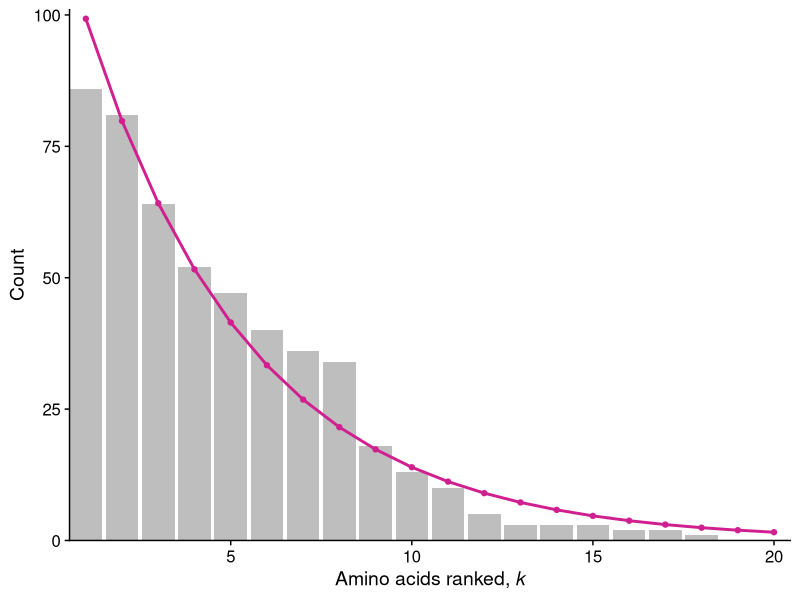
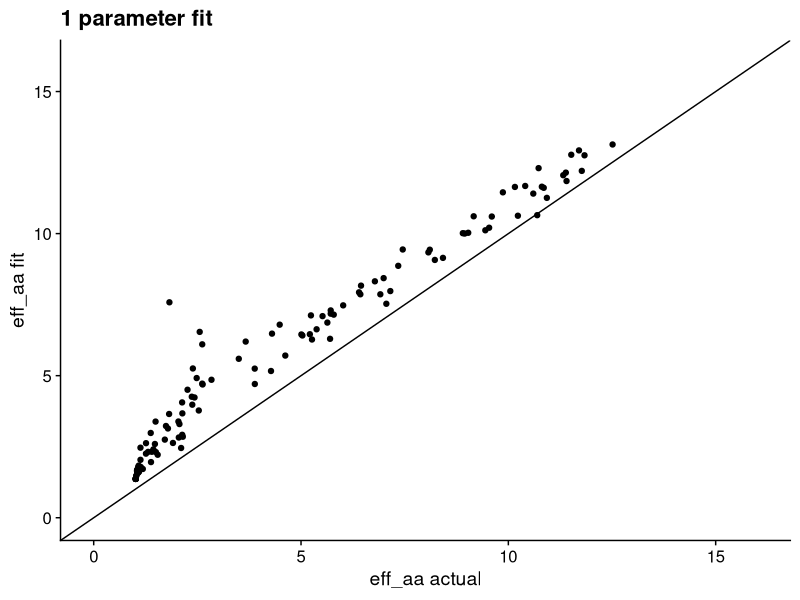
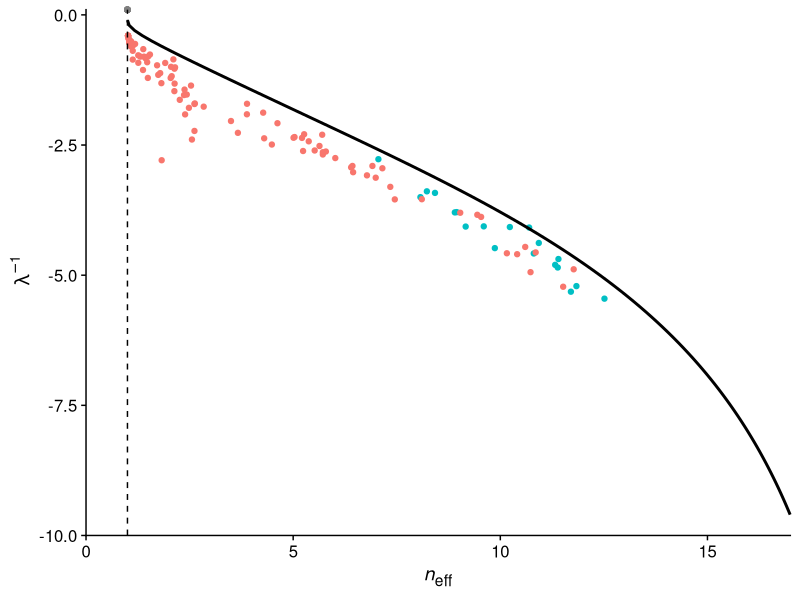

These figures' R source, in order:
# fit linear model to normalized, log-transformed data
# set intercept to 0, only fitting 1 parameter (slope)

library(tidyverse)
library(stringr)
library(cowplot)
library(broom)
library(ggtext)
theme_set(theme_cowplot())


# mean chi square
# does one dist systematically fit better
# aic or lrt to see if increase in parameter is worth it
# distribution of chi square

# read in data
alignment <-read_csv("data/simulated/results_1B4T_A_evolved_split.csv", col_types = cols(.default = "c")) 

# tidy data used for null
alignment %>% 
  mutate(sequence = as.numeric(1:nrow(alignment)) ) %>% 
  gather(key = "site", value = "aa", 1:153) -> tidy_align  

tidy_align$site = as.numeric(tidy_align$site) 

#tidy_align %>% filter(sequence <= 100) -> tidy_align

#---------- ACTUAL DISTRIBUTION ----------
# determine the number of each AA at each site
tidy_align %>% 
  group_by(site, aa) %>% 
  summarize(count = n()) -> site_aa_count

empty_counts <- tibble(aa = c('A', 'C', 'D', 'E', 'F', 'G', 'H', 'I', 'K', 'L', 'M', 'N', 'P', 'Q', 'R', 'S', 'T', 'V', 'W', 'Y'), 
                           count = rep(0, 20))

# 1. First write a function that can take a data frame with amino acids at one site, and return a data frame with counts, including zeros.
count_by_site <- function(site_df) {
  site_df %>% 
    group_by(aa) %>% 
    summarize(count = n()) -> counts
  full_join(counts, anti_join(empty_counts, counts, by = 'aa'))
}

# 2. Then call that function for all sites and combine the resulting data frames.
tidy_align %>% 
  nest(data = -site) %>%
  mutate(counts = map(data, count_by_site)) %>%
  dplyr::select(-data) %>%   
  unnest(cols = c(counts)) -> all_count


#----------- ESTIMATED DISTRIBUTION ------------
# USING ONLY OBSERVED AA
# order aa by relative frequency
all_count %>%
  arrange(all_count$site, desc(count)) -> ordered_count

# make the categorical variable (aa) numerical (k) by numbering aa's 1-20 in order of freq
ordered_count %>%
  group_by(site) %>%
  mutate(k = as.numeric(1:20)) -> ordered_count

# remove aa with zero values
ordered_count %>%
  filter(count > 0) -> observed_aa

# count relative to most frequent - rescale to 1 for highly conserved sites
observed_aa %>%
  group_by(site) %>%
  mutate(rel_count = count/max(count)) -> observed_aa

# log-transformed data
observed_aa %>%
  mutate(ln_count = log(rel_count)) -> observed_aa 

# fit to a linear function, using map and BROOM 
# SET INTERCEPT TO 0
observed_aa %>% 
  nest(data = -site) %>%
  mutate(fit = map(data, ~ lm(ln_count ~ 0 + k, data = .)),
         #intercept = map_dbl(fit, ~ (.)$coefficients[1]),
         slope = map_dbl(fit, ~ (.)$coefficients[1])) %>% 
  select(-data, -fit) -> observed_fits

# data frame with slope from linear fit to log transformed data - slope = gamma, intercept = 0
#head(observed_fits)

# visualize the distribution (at a given site) with linear fits
# NOTE: sites that are highly conserved for a single aa still look exponential in log scale (see sites 3 and 9 as example) 3, 6, 33
ordered_count %>%
  group_by(site) %>%
  mutate(rel_count = count/max(count)) -> ordered_count
ordered_count %>%
  mutate(ln_count = log(rel_count)) -> ordered_count

ordered_count %>% 
  left_join(observed_fits, by = "site") %>%
  mutate(est_dist = slope*exp(k*slope)) -> ordered_count

# rescale to compare w raw count
ordered_count %>%
  group_by(site) %>%
  mutate(est_rel = est_dist/sum(est_dist)) %>%
  mutate(est_count = sum(count)*est_rel) -> ordered_count



#------- CHI-SQUARED: ACTUAL VS. ESTIMATED DIST -------
# use raw count
ordered_count %>% nest(data = -site) %>%
  ungroup() %>%
  mutate(chisq = map(data, ~ sum(((.$count - .$est_count)^2)/.$est_count)),
         p_value = map_dbl(chisq, ~ pchisq(., 18, lower.tail=FALSE))) %>% 
  select(-data) %>%
  mutate(p.adjusted = p.adjust(p_value, method= "fdr")) -> chisq_results

chisq_results %>%
  mutate(result = "pass") -> chisq_results

# REMOVE conserved sites with a single aa
chisq_results %>% 
  filter(p_value != "NaN") -> chisq_results

chisq_results$result[chisq_results$p_value < 0.05] <- "fail"

chisq_results %>% filter(result == "fail") %>% nrow()/nrow(chisq_results)
chisq_results$chisq <- as.numeric(chisq_results$chisq)

#test manually for a few sites
#df1 <- filter(ordered_count, site == 1)
#chisq1 <- sum((df1$count - df1$est_count)^2/df1$est_count)
#pchisq(chisq1, 18, lower.tail = FALSE)


ordered_count %>%
  filter(site == 35) %>%
  ggplot(aes(x = k)) +
  geom_bar(aes(y = count), fill = "grey", stat='identity') +
  geom_point(aes(y = est_count, color = "violetred")) +
  geom_line(aes(y = est_count, color = "violetred"), size = 1) +
  scale_color_manual(name = "distribution",
                     values = c("grey" = "grey", "violetred" = "violetred"),
                     labels = c("actual", "estimated"))  +
  scale_x_continuous(
    breaks = c(5, 10, 15, 20), 
    expand = c(0, 0)
  ) +
  scale_y_continuous(
    breaks = c(0, 25, 50, 75, 100), 
    expand = c(0, 0),
    limits = c(0, 101)
  ) +
  labs(x = "Amino acids ranked, *k*", y = "Count") +
  theme(
    legend.position = "none",
    axis.title.x = element_markdown()
  ) -> fig1

fig1
save_plot("figure1.pdf", fig1, ncol = 1, nrow = 1, base_height = 3.71,
          base_asp = 1.618, base_width = NULL)



#------- EFFECTIVE NUMBER OF AMINO ACIDS --------
# site_aa_count is actual dist. DOES NOT CONTAIN AA AT ZERO

# eff aa for actual distribution
observed_aa %>%
  group_by(site) %>%
  mutate(frequency = (count)/sum(count)) -> site_aa_freq

site_aa_freq %>% 
  mutate(flnf = frequency*log(frequency)) %>%
  group_by(site) %>% 
  summarize(entropy = -sum(flnf),
            eff_aa = exp(entropy),
            n = length(unique(aa))) -> eff_aa_all

# eff aa for estimated distribution
ordered_count %>% 
  group_by(site) %>%
  mutate(freq = (est_count)/sum(est_count)) -> site_aa_freq_2
site_aa_freq_2 %>% 
  mutate(flnf = freq*log(freq)) %>%
  group_by(site) %>%
  summarize(entr = -sum(flnf),
            eff_aa_est = exp(entr)) -> eff_aa_all_est

left_join(eff_aa_all, eff_aa_all_est) -> compare_eff_aa

ggplot(compare_eff_aa, 
       aes(x=eff_aa, y=eff_aa_est)) + 
  geom_point() +
  geom_abline(slope = 1, intercept = 0) + 
  xlim(0,16) + 
  ylim(0,16) + 
  labs(title = "1 parameter fit", 
       x = "eff_aa actual", 
       y = "eff_aa fit") 


#------- RELATIONSHIP BETWEEN GAMMA & EFF AA -------
observed_fits %>%
  left_join(eff_aa_all) %>% 
  select(site, slope, eff_aa)-> gam_v_effaa

gam_v_effaa %>%
  left_join(chisq_results) %>% 
  select(site, slope, eff_aa, result) -> gam_v_effaa

neff2 <- function(lambda_inv) {
  lambda <- 1/lambda_inv
  pi <- lambda*exp(-lambda*(0:19))
  C <- sum(pi)
  pi <- pi/C
  exp(-sum(pi*log(pi)))
}

df_theory2 <- data.frame(lambda_inv = (0:-100)/10, ne = vapply((0:-100)/10, neff2, numeric(1)))

ggplot(gam_v_effaa, 
       aes(x = eff_aa, y = 1/slope)) + 
  geom_point(aes(color = result)) +
  geom_line(data = df_theory2, 
            aes(ne, lambda_inv), 
            inherit.aes = FALSE, 
            size = 1) +
  geom_vline(xintercept = 1, 
             linetype =2) +
  labs(x = "*n*<sub>eff</sub>", 
       y = expression(~lambda^-1)) +
  theme(legend.position = "none",
        axis.title.x = element_markdown()) +
  scale_x_continuous(
    breaks = c(0,5,10,15), 
    limits = c(0,17), 
    expand = c(0,0)
  ) +
  scale_y_continuous(
    limits = c(-10,0.1), 
    expand = c(0,0)
  ) +
  coord_cartesian(clip = "off") -> fig2

fig2
save_plot("figure2.pdf", fig2, ncol = 1, nrow = 1, base_height = 3.71,
          base_asp = 1.618, base_width = NULL)

# ggplot(gam_v_effaa, aes(x = eff_aa, y = 1/slope)) + 
#   geom_point(aes(color = result)) +
#   #geom_line(data = df_theory, aes(ne, -1/lambda), inherit.aes = FALSE) +
#   geom_line(data = df_theory2, aes(ne, lambda_inv), inherit.aes = FALSE, size = 1) +
#   #ggtitle("1B4T_A") +
#   #ylim(-10,1000) ++
#   labs(x = "effective number of amino acids", y = "1/slope") +
#   theme(legend.position = "right",
#         text = element_text(size = 20),
#         axis.text = element_text(size = 20))  #-> plot1

